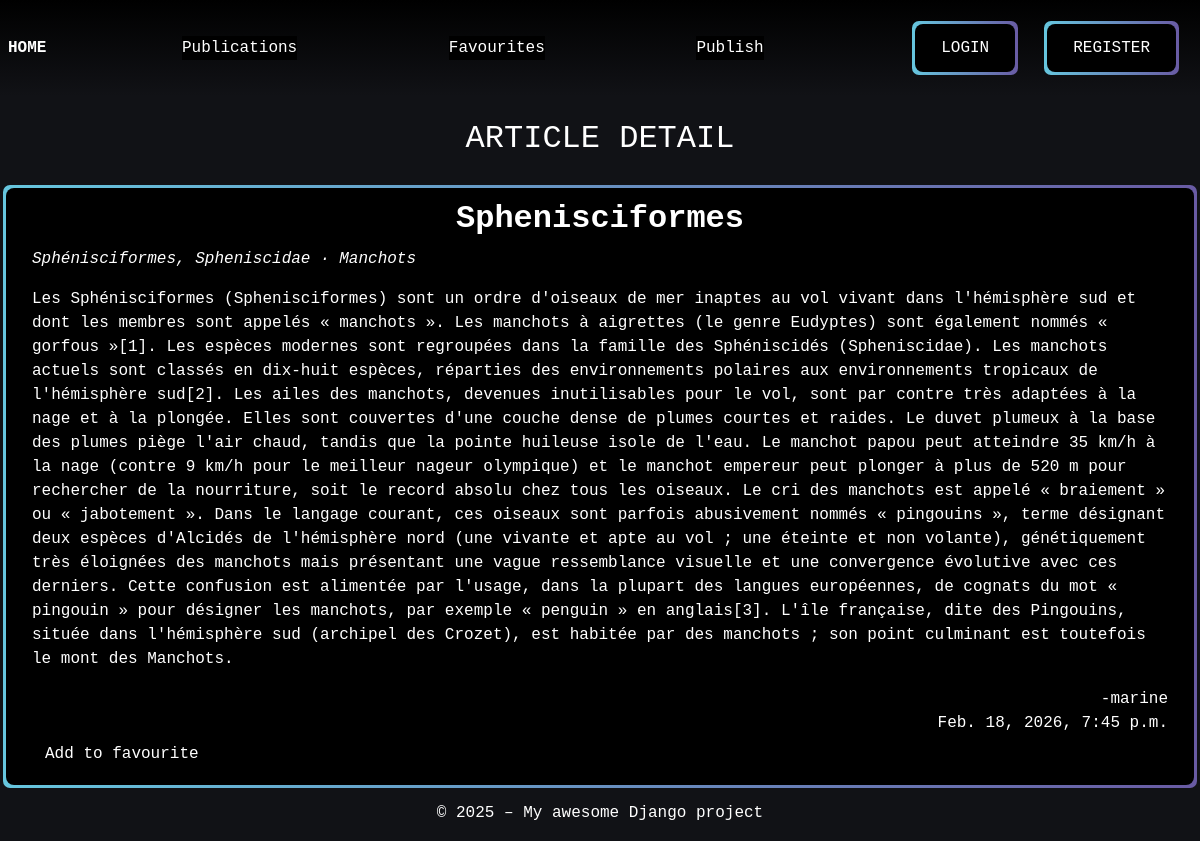
/articles/14/, run on the app's committed database.
### articles/models.py (models this page shows, shortened)
class Article(models.Model):
    title = models.CharField(max_length=64, null=False)
    author = models.ForeignKey(
        settings.AUTH_USER_MODEL,
        on_delete=models.CASCADE,
        related_name="article",
        null=False
    )
    created = models.DateTimeField(auto_now_add=True, null=False)
    synopsis = models.CharField(max_length=312, null=False)
    content = models.TextField(null=False)

### articles/views.py (the view)
# urls.py: path('<int:pk>/', ArticleDetailView.as_view(), name='article-detail'),
class ArticleDetailView(DetailView):
    model = Article
    template_name = "articles/detail.html"
    context_object_name = "article"
    ordering = ['-created']

### articles/templates/articles/detail.html (shortened to what this page needs)
{% extends "base.html" %}
{% load static %}
{% block extra_css %}
 <link rel="stylesheet" href="{% static 'articles/css/articles.css' %}">
{% endblock %}
{% block content %}
<div class="page-content">
    <h2 class="text-center m-4">ARTICLE DETAIL</h2>
    <div class="detail-container div-wrapper">
        <div class="div-overlay d-flex flex-column">
            <h2 class="fw-bold text-center">{{ article.title }}</h2>
            <p class="fst-italic"> {{ article.synopsis}} </p>
            <div>
                <p>{{ article.content }}</p>
            </div>
            <div class="d-flex flex-column text-end">
                <span>-{{ article.author }}</span>
                <span> {{ article.created }}</span>
            </div>
            <form method="post" action="{% url 'articles:add-favourite' article.pk %}">
                <button class="btn" type="submit">Add to favourite</button>
            </form>
        </div>
    </div>
</div>
{% endblock %}

### static/css/style.css (style rules this page uses)
:root { --blue: #66C6DE; --purple: #695BA4; }
html, body { background-color: #111216; width: 100%; height: 100%; font-family: 'Courier New', Courier, monospace; ; }
.btn-wrapper, .div-wrapper { position: relative; display: flex; align-items: center; margin: 10px; padding: 3px; background-clip: padding-box, border-box; border:3px solid transparent; font-size: 16px; color: white; background-color: transparent; border-radius: 10px; border: 3px solid transparent; background-image: linear-gradient(90deg, var(--blue), var(--purple)); }
.btn-overlay, .div-overlay { display: flex; justify-content: center; justify-items: center; width: 100%; position: relative; padding: 12px 26px; font-size: 16px; color: white; background-color: black; border: none; border-radius: 8px; transition: background-color 0.3s ease, transform 0.2s ease; outline: none; box-shadow: none; }
.btn { transition: all 0.2s ease-in-out; cursor: pointer; color: white; }

### articles/static/articles/css/articles.css (style rules this page uses)
@media (min-width: 1200px) { .detail-container { width: 1200px; } }

### data on the page
Article: title "Sphenisciformes", synopsis "Sphénisciformes, Spheniscidae · Manchots", content "Les Sphénisciformes (Sphenisciformes) sont un ordre d'oiseaux de mer inaptes au vol vivant dans l'hémisphère sud et dont les membres sont appelés « manchots ». Les manchots à aigrettes (le genre Eudyptes) sont également nommés « gorfous »[1]. Les espèces modernes sont regroupées dans la famille des Sphéniscidés (Spheniscidae). Les manchots actuels sont classés en dix-huit espèces, réparties des environnements polaires aux environnements tropicaux de l'hémisphère sud[2]. Les ailes des manchots, devenues inutilisables pour le vol, sont par contre très adaptées à la nage et à la plongée. Elles sont couvertes d'une couche dense de plumes courtes et raides. Le duvet plumeux à la base des plumes…", author "marine", created "Feb. 18, 2026, 7:45 p.m."
